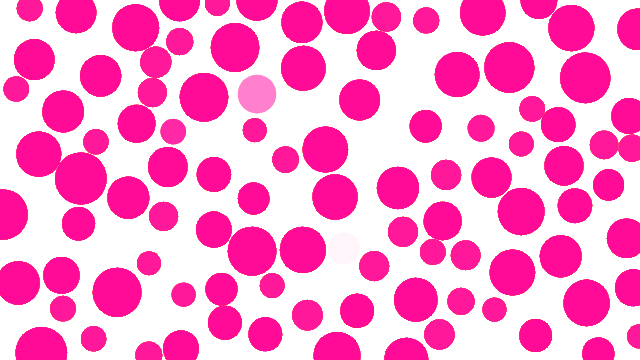
Frame 1 (no input)
Frame 60 (no input): identical to frame 1, image omitted
Frame 120 (the mouse pressed at the canvas centre since frame 60): identical to frame 1, image omitted

The p5.js sketch that drew this single still picture (run headless with seeded random() and noise() and a simulated clock; from frame 60 on, the mouse is pressed at the canvas centre):

// p5.js sketch
// ── sketch.js
// fill screen with non overlapping circles

let circles = [];

function setup() {
	createCanvas(640, 360);

	while (circles.length < 100) {
	// for (let i =0; i < 25; i++) {

		let circle = {
			x: random(width),
			y: random(height),
			r: random(12, 26)
		}

		let overlapping = false;

		let protection =  0;

		for (let j =0; j < circles.length; j++){
			let other = circles[j];
			let d = dist(circle.x, circle.y, other.x, other.y);
			if (d < circle.r + other.r) {
				// THEY ARE OVERLAPPING
				overlapping = true;
				break;
			}
		}
		if (!overlapping) {
		circles.push(circle);
		}

		protection++;
		if (protection > 10000) {
			break;
		}
 		// let x = random(width);
		// let y = random(height);
		// let r = 32;

for (let i = 0; i < circles.length; i++) {
		fill(255, 0, 150, 10)
		noStroke();
		ellipse(circles[i].x, circles[i].y, circles[i].r *2, circles[i].r*2);
		}
	}

}

function draw() {


}
